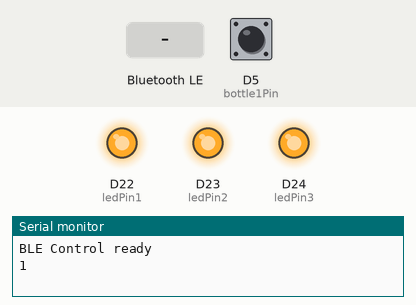
Simulated run of this sketch. Board: Arduino Nano 33 IoT. Shown: output pins drawn as LEDs (lit = HIGH), the last lines printed to the serial monitor. The test bench sets the inputs (shaded band); at power-on: D5 (bottle1Pin) HIGH. Nothing arrives over Bluetooth unless stated; a phone connects over Bluetooth LE 3 s after start.

Above: at 2.2 s.
2.3 s: Bluetooth LE write "1" received
At 3.4 s:
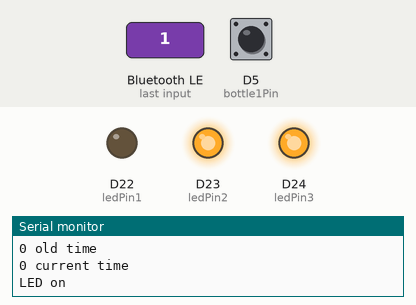
8.6 s: Bluetooth LE write "0" received
At 9.8 s:
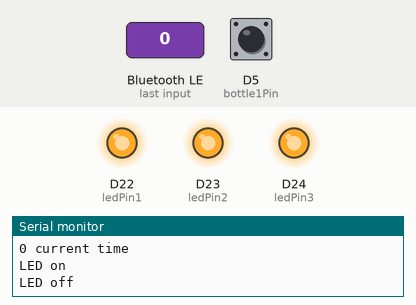
10.1 s: Bluetooth LE write "2" received
At 11.1 s:
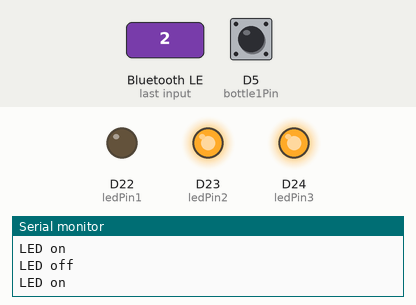
Timing chart, 0 to 12.6 s (numbered marks = the images above; inputs shaded):
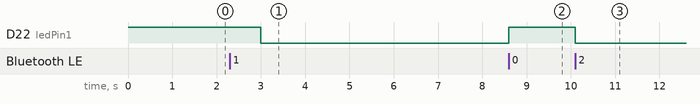

Measured:
- after the input at 2.3 s, D22 (ledPin1): HIGH → LOW after 0.70 s
- after the input at 8.6 s, D22 (ledPin1): LOW → HIGH at once
- after the input at 10.1 s, D22 (ledPin1): HIGH → LOW at once

The sketch:

BLE.ino
```cpp
// Reference: https://ladvien.com/arduino-nano-33-bluetooth-low-energy-setup/
// Created by Owen Li

#include <ArduinoBLE.h>

const int ledPin1 = 22;
const int ledPin2 = 23;
const int ledPin3 = 24;
const int bottle1Pin = 5;
unsigned long int curr_time = 0;
unsigned long int old_time_phone = 0;
unsigned long int old_time_bottle_1 = 0;
int bottle_1_State = 0;
BLEService ledService("19b10000-e8f2-537e-4f6c-d104768a1214");

BLEByteCharacteristic switchCharacteristic("19b10000-e8f2-537e-4f6c-d104768a1334", BLERead | BLEWrite);
BLEByteCharacteristic bottle1statusCharacteristic("19b10000-e8f2-537e-4f6c-d104768a1333", BLERead | BLENotify);

BLEUnsignedLongCharacteristic dateCharacteristic("19b10000-e8f2-537e-4f6c-d104768a1314", BLERead);        //Characteristic for displaying time period since last BLE connection
BLEUnsignedLongCharacteristic bottle1Characteristic("19b10000-e8f2-537e-4f6c-d104768a1552", BLERead);     //Characteristic for displaying time period since last bottle 1 was used
BLEUnsignedLongCharacteristic runningtimeCharacteristic("19b10000-e8f2-537e-4f6c-d104768a0123", BLERead); //Characteristic for displaying time period since boot up.

void setup()
{

  Serial.begin(9600);
  while (!Serial)
    ; // Uncomment to wait for serial port to connect.

  // Set LED pin to output mode
  pinMode(22, OUTPUT);
  pinMode(23, OUTPUT);
  pinMode(24, OUTPUT);
  pinMode(bottle1Pin, INPUT);
  digitalWrite(ledPin1, HIGH); // red
  digitalWrite(ledPin2, HIGH); // green
  digitalWrite(ledPin3, HIGH); // blue

  // Begin initialization
  if (!BLE.begin())
  {
    Serial.println("Starting BLE failed!");
    digitalWrite(ledPin1, LOW);
    delay(1000);
    digitalWrite(ledPin1, HIGH);
    // Stop if BLE couldn't be initialized.
    while (1)
      ;
  }

  // Set advertised local name and service UUID:
  BLE.setLocalName("Smart Bottle");
  BLE.setAdvertisedService(ledService);

  // Add the characteristic to the service
  ledService.addCharacteristic(switchCharacteristic);
  ledService.addCharacteristic(bottle1statusCharacteristic);
  ledService.addCharacteristic(dateCharacteristic);
  ledService.addCharacteristic(bottle1Characteristic);
  ledService.addCharacteristic(runningtimeCharacteristic);

  // Add service
  BLE.addService(ledService);

  // Set the initial value for the characeristic:
  switchCharacteristic.writeValue(0);
  //bottle1statusCharacteristic.writeValue(0);
  dateCharacteristic.writeValue(0);
  bottle1Characteristic.writeValue(0);
  runningtimeCharacteristic.writeValue(0);

  // start advertising
  BLE.advertise();
  digitalWrite(ledPin2, LOW);
  delay(1000);
  digitalWrite(ledPin2, HIGH);
  Serial.println("BLE Control ready");
  bottle_1_State = digitalRead(bottle1Pin);
  bottle1statusCharacteristic.writeValue(bottle_1_State);
  Serial.print(bottle_1_State);
}

void loop()
{
  // Listen for BLE peripherals to connect:
  BLEDevice central = BLE.central();
  unsigned long int time, time2;
  update_running_time(runningtimeCharacteristic);

  // If a central is connected to peripheral:
  if (central)
  {
    Serial.print("Phone Connected to central: ");
    // Print the central's MAC address:
    Serial.println(central.address());
    if (old_time_phone == 0)
    { //for first connection
      time = 0;
      Serial.print(time);
      Serial.println(" seconds has elapsed since last bluetooth connection ");
      Serial.print(old_time_phone);
      Serial.println(" old time ");
      Serial.print(curr_time);
      Serial.println(" current time ");
      dateCharacteristic.writeValue(time);
    }
    else
    {
      //old_time_phone = curr_time;
      time = get_time_passed(old_time_phone);
      Serial.print(time);
      Serial.println(" seconds has elapsed since last bluetooth connection ");
      Serial.print(old_time_phone);
      Serial.println(" old time ");
      Serial.print(curr_time);
      Serial.println(" current time ");
      dateCharacteristic.writeValue(time);
    }

    // While the central is still connected to peripheral:
    while (central.connected())
    {
      update_running_time(runningtimeCharacteristic);
      bottle_1_State = digitalRead(bottle1Pin); //monitor connection to the bottle while BLE is connected

      if (bottle1statusCharacteristic.value() != bottle_1_State)
      { //if the status of the bottle changed, update the value
        bottle1statusCharacteristic.writeValue(bottle_1_State);
        if (bottle_1_State == 0)
        { //if bottle got disconnected, record time.
          if (old_time_bottle_1 == 0)
          {
            update_running_time(runningtimeCharacteristic);
            time2 = get_time_passed(old_time_bottle_1);
            Serial.print(time2);
            Serial.println(" seconds has elapsed since last pill taken ");
            Serial.print(old_time_bottle_1);
            Serial.println(" old time ");
            Serial.print(old_time_bottle_1);
            Serial.println(" current time ");
            bottle1Characteristic.writeValue(time2);
          }
          else
          {
            update_running_time(runningtimeCharacteristic);
            time2 = get_time_passed(old_time_bottle_1);
            Serial.print(time2);
            Serial.println(" seconds has elapsed  since last pill taken ");
            Serial.print(old_time_bottle_1);
            Serial.println(" old time ");
            Serial.print(old_time_bottle_1);
            Serial.println(" current time ");
            bottle1Characteristic.writeValue(time2);
          }
          old_time_bottle_1 = millis() * 0.001; //update the latest time when bottle got disconnected
        }
        else{
          update_running_time(runningtimeCharacteristic);
        }
      }
      if (switchCharacteristic.written())
      {
        if (switchCharacteristic.value())
        { // Any value other than 0
          Serial.println("LED on");
          digitalWrite(ledPin1, LOW); // Will turn the Portenta LED on
        }
        else
        {
          Serial.println("LED off");
          digitalWrite(ledPin1, HIGH); // Will turn the Portenta LED off
        }
      }
    }

    // When the central disconnects, print it out:

    old_time_phone = millis() * 0.001; //get the time when connection ends
    Serial.print("Disconnected from central: ");
    Serial.println(central.address());
  }
  else //when no BLE connection has been made, monitor bottle status
  {
    bottle_1_State = digitalRead(bottle1Pin);
    if (bottle1statusCharacteristic.value() != bottle_1_State)
      { //if the status of the bottle changed, update the value
        bottle1statusCharacteristic.writeValue(bottle_1_State);
        if (bottle_1_State == 0)
        { //if bottle got disconnected, record time.
          if (old_time_bottle_1 == 0)
          {
            update_running_time(runningtimeCharacteristic);
            time2 = get_time_passed(old_time_bottle_1);
            Serial.print(time2);
            Serial.println(" seconds has elapsed since last pill taken ");
            Serial.print(old_time_bottle_1);
            Serial.println(" old time ");
            Serial.print(old_time_bottle_1);
            Serial.println(" current time ");
            bottle1Characteristic.writeValue(time2);
          }
          else
          {
            update_running_time(runningtimeCharacteristic);
            time2 = get_time_passed(old_time_bottle_1);
            Serial.print(time2);
            Serial.println(" seconds has elapsed  since last pill taken ");
            Serial.print(old_time_bottle_1);
            Serial.println(" old time ");
            Serial.print(old_time_bottle_1);
            Serial.println(" current time ");
            bottle1Characteristic.writeValue(time2);
          }
          old_time_bottle_1 = millis() * 0.001; //update the latest time when bottle got disconnected
        }
        else{
          update_running_time(runningtimeCharacteristic);
        }
      }
  }
}

unsigned long int get_time_passed(unsigned long int old_time)
{
  unsigned long int time;
  curr_time = millis() * 0.001;
  time = curr_time - old_time;
  return time;
}
void update_running_time(BLEUnsignedLongCharacteristic x)
{
  unsigned long int time;
  time = millis() * 0.001;
  x.writeValue(time);
}
```
